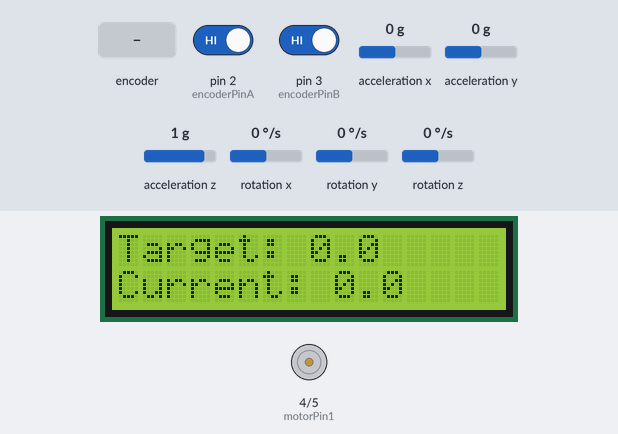
Recording of a sketch running on a simulated Arduino Uno, built with avr-gcc and run on an emulated ATmega328P. Shown: 16×2 character LCD, motor-driver pin pairs drawn as motors (green arrow = first pin HIGH = forward, orange = second pin HIGH = backward, longer = more drive, scaled by the enable pin). The test bench sets the inputs (shaded band); at power-on: acceleration x 0 g, pin 2 (encoderPinA) HIGH, pin 3 (encoderPinB) HIGH, acceleration y 0 g, acceleration z 1 g, rotation x 0 °/s, rotation y 0 °/s, rotation z 0 °/s. What the sketch prints to the serial monitor is not drawn.

Above: at 2.2 s.
2.3 s: rotary encoder on pin 2 (encoderPinA) / pin 3 (encoderPinB) turned 3 steps (first pin leading)
At 3.2 s:
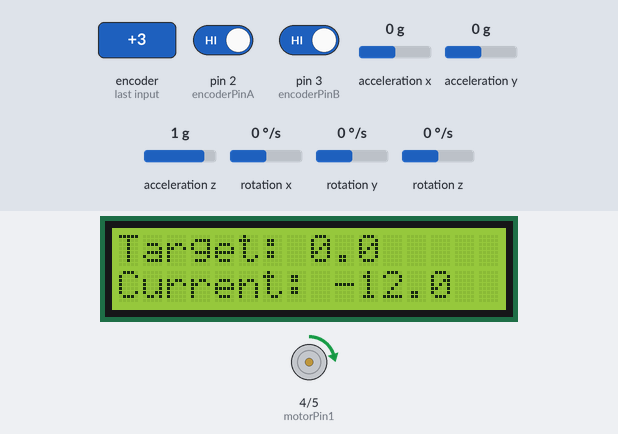
4.4 s: acceleration x set to -1.4 g
At 5.4 s:
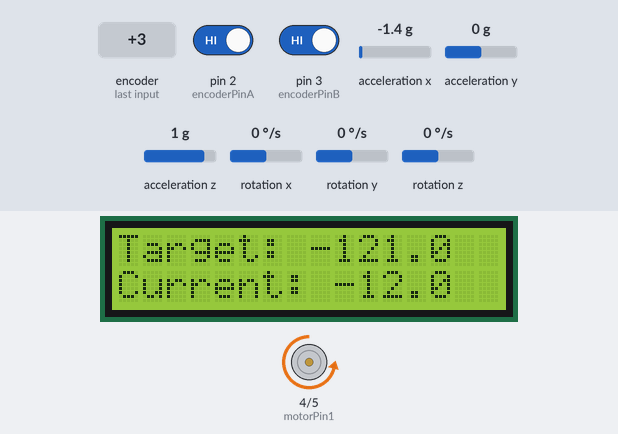
5.9 s: acceleration x set to -0.8 g
At 6.3 s:
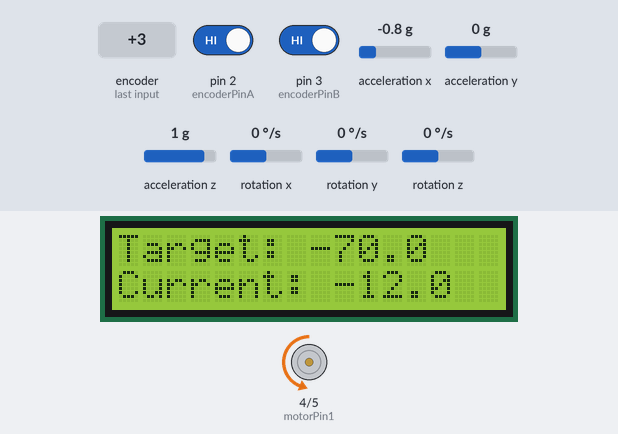
7.4 s: acceleration x set to 1.4 g
At 8.3 s:
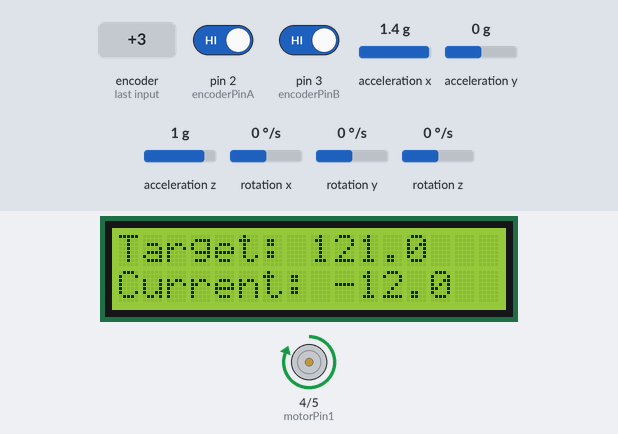
8.9 s: acceleration x set to 0.8 g
At 10.2 s:
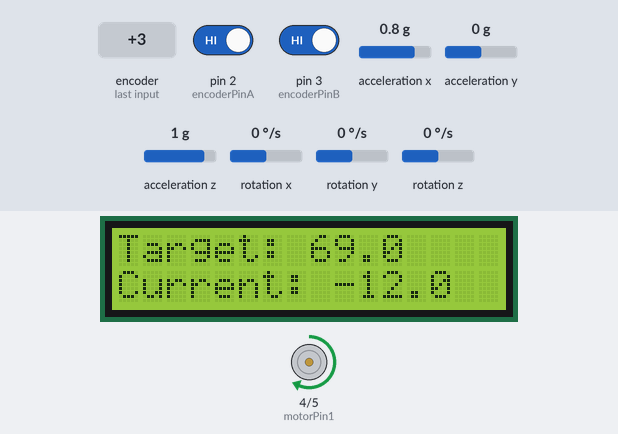
10.5 s: rotary encoder on pin 2 (encoderPinA) / pin 3 (encoderPinB) turned 2 steps (second pin leading)
At 12.1 s:
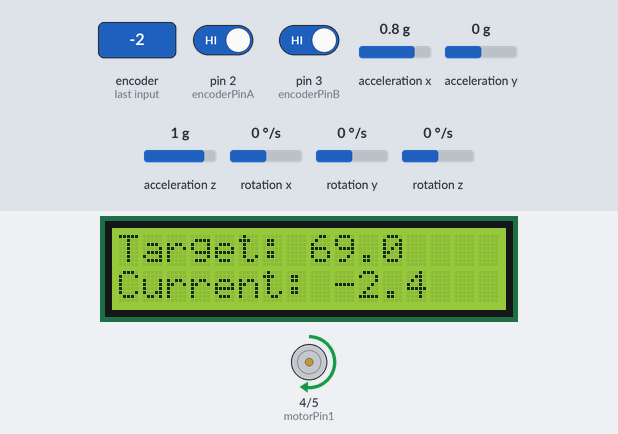
Timing chart, 0 to 13.4 s (numbered marks = the images above; inputs shaded):
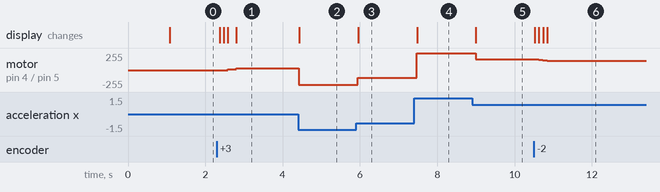

Measured:
- after the input at 2.3 s, motor on pin 4 (motorPin1) / pin 5 (motorPin2): stopped → forward 14/255 after 0.28 s, → forward 24/255 0.22 s later; the display: first changes after 0.07 s (image 1 shows a later state)
- after the input at 4.4 s, motor on pin 4 (motorPin1) / pin 5 (motorPin2): forward 24/255 → backward 218/255 at once; the display: changes at once (image 2)
- after the input at 5.9 s, motor on pin 4 (motorPin1) / pin 5 (motorPin2): backward 218/255 → backward 116/255 after 0.05 s; the display: changes after 0.06 s (image 3)
- after the input at 7.4 s, motor on pin 4 (motorPin1) / pin 5 (motorPin2): backward 116/255 → forward 255/255 after 0.07 s; the display: changes after 0.08 s (image 4)
- after the input at 8.9 s, motor on pin 4 (motorPin1) / pin 5 (motorPin2): forward 255/255 → forward 162/255 after 0.09 s; the display: changes after 0.10 s (image 5)
- after the input at 10.5 s, motor on pin 4 (motorPin1) / pin 5 (motorPin2): forward 162/255 → forward 159/255 at once, → forward 152/255 0.11 s later, → forward 147/255 0.11 s later, → forward 142/255 0.11 s later; the display: first changes at once (image 6 shows a later state)

The sketch:

task2.ino
```cpp
#include <LiquidCrystal.h> // Include LiquidCrystal library for the LCD
#include <MPU6050.h>  // Include MPU6050 library

// Motor driver pins
int motorPin1 = 4; // IN1 pin on motor driver connected to pin D4 in arduino
int motorPin2 = 5; // IN2 pin on motor driver connected to pin D5 in arduino
int enablePin = 9; // Enable pin on motor driver connected to pin 9 in arduino (the enable pin can be connected to ∿ pins in arduino)

// Encoder pins
int encoderPinA = 2; // encoder pin A is C1 pin on the DC motor, it is connected with pin D2 in arduino
int encoderPinB = 3; // encoder pin B is C2 pin on the DC motor, it is connected with pin D3 in arduino

// LCD initialization for parallel mode
LiquidCrystal lcd(7, 8, 10, 11, 12, 13);  // {LCD pin -> arduino pin} ==> {RS -> pin D7, E -> pin D8, D4 -> pin D10, D5 -> pin D11, D6 -> pin D12, D7 -> pin D13}

// MPU6050 initialization
MPU6050 mpu;
int16_t ax, ay, az;  // Accelerometer readings
float targetAngle = 0.0; // the target angle is initialized to 0

// Constants for encoder
const int TICKS_PER_REV = 300;  // CH-N20-3 encoder has PPR value equals 300
volatile int encoderPos = 0;    // Encoder position is initialized to 0
int lastEncoded = 0;            // To track the previous state

void setup() {
  // Motor pins setup, it sends data to motor driver, hence OUTPUT
  pinMode(motorPin1, OUTPUT);
  pinMode(motorPin2, OUTPUT);
  pinMode(enablePin, OUTPUT);

  // Encoder pins setup, it reads from the encoder, hence INPUT
  pinMode(encoderPinA, INPUT);
  pinMode(encoderPinB, INPUT);

  // Attach interrupts for both encoder pins
  attachInterrupt(digitalPinToInterrupt(encoderPinA), updateEncoder, CHANGE);
  attachInterrupt(digitalPinToInterrupt(encoderPinB), updateEncoder, CHANGE);

  // Serial and MPU6050 setup
  Serial.begin(9600);
  mpu.initialize();
  if (!mpu.testConnection()) {
    Serial.println("MPU6050 connection failed!");
    while (1);  // Stop if MPU6050 connection fails
  }

  // LCD setup
  lcd.begin(16, 2);
  lcd.print("Initializing...");
  delay(1000);
  lcd.clear();
}

void loop() {
  // Read MPU6050 accelerometer data
  mpu.getAcceleration(&ax, &ay, &az);

  // Map MPU6050 accelerometer X-axis data to -90 to 90 degrees
  targetAngle = map(ax, -17000, 17000, -90, 90);

  // Calculate current angle based on encoder position
  float angle = (encoderPos % TICKS_PER_REV) * 360.0 / TICKS_PER_REV;

  // Calculate error
  float error = targetAngle - angle; // The value of error is the required angle that should the motor rotate by
  int ierror= int(error);
  // Control motor to reduce error
  if (abs(ierror) > 5) {
    controlMotor(error);
  } else {
    stopMotor();
  }

  // Print values to Serial Monitor
  Serial.print("Target Angle: ");
  Serial.print(targetAngle);
  Serial.print(" | Current Angle: ");
  Serial.print(angle);
  Serial.print(" | Error: ");
  Serial.println(error);

  // Print values to LCD
  lcd.setCursor(0, 0); // Line 1 on the LCD screen
  lcd.print("Target: ");
  lcd.print(targetAngle, 1);
  lcd.print("   "); // Clear extra digits

  lcd.setCursor(0, 1); // Line 2 on the LCD screen
  lcd.print("Current: ");
  lcd.print(angle, 1);
  lcd.print("   ");

  delay(100);
}

// Function to control motor based on error
void controlMotor(float error) {
  int motorSpeed = constrain(abs(error) * 2, 0, 255);  // Scale speed based on error

  // The motor rotate towards the high value
  if (error > 5) {  // Rotate forward
    digitalWrite(motorPin1, HIGH); // IN1 high
    digitalWrite(motorPin2, LOW); // IN2 low
    analogWrite(enablePin, motorSpeed);
  } else if (error < -5) {  // Rotate backward
    digitalWrite(motorPin1, LOW); // IN1 low
    digitalWrite(motorPin2, HIGH); // IN2 high
    analogWrite(enablePin, motorSpeed);
  } else {
    stopMotor();
  }
}

// Stop the motor, set both terminals of the motor to have 0 volts then no rotation will occur
void stopMotor() {
  digitalWrite(motorPin1, LOW);
  digitalWrite(motorPin2, LOW);
  analogWrite(enablePin, 0);
}

// Encoder ISR to update position
void updateEncoder() {
  int currentState = (digitalRead(encoderPinA) << 1) | digitalRead(encoderPinB);

  // Determine direction based on state transition
  if ((lastEncoded == 0 && currentState == 1) ||
      (lastEncoded == 1 && currentState == 3) ||
      (lastEncoded == 3 && currentState == 2) ||
      (lastEncoded == 2 && currentState == 0)) {
    encoderPos++;  // Clockwise rotation
  } else if ((lastEncoded == 0 && currentState == 2) ||
             (lastEncoded == 2 && currentState == 3) ||
             (lastEncoded == 3 && currentState == 1) ||
             (lastEncoded == 1 && currentState == 0)) {
    encoderPos--;  // Counterclockwise rotation
  }

  lastEncoded = currentState; // update the value of lastEncoded to have the current state of the motor

}
```
